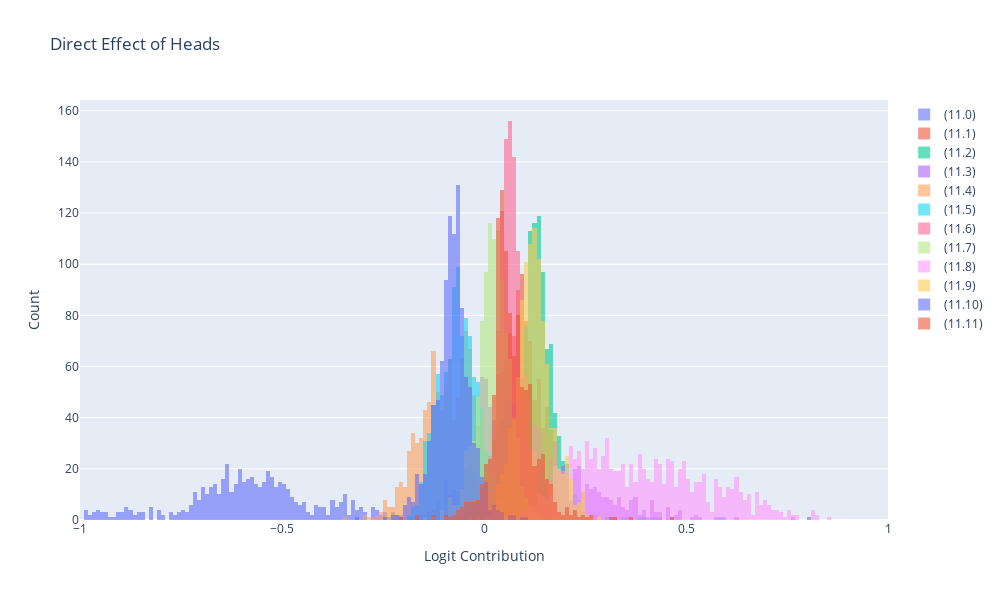

Notebook source saved alongside this figure:
### Code cell
# plot a histogram of the values of the direct effect at [11, 8] 
fig = go.Figure()

# set number of bins, and make graphs overlap
fig.update_layout(barmode='overlay', )


for i in range(12):
     fig.add_trace(
          go.Histogram(
               x=per_head_direct_effect[11, i, :].cpu(),
                    name=f"(11.{i})",
                    opacity = 0.6,
                    nbinsx= int(160 * (per_head_direct_effect[11, i, :].max().item() - per_head_direct_effect[11, i, :].min().item())),

          ),
          #row=1, col=1
     )

# add marginal


fig.update_layout(
     title="Direct Effect of Heads",
     xaxis_title="Logit Contribution",
     yaxis_title="Count",
     width=1000,
     height=600,
     
     #coloraxis=dict(colorbar_ticksuffix = "%"),
     #facet_col=0,
     #facet_labels=["Direct Effect of Heads"],
     #border=True,
)
# update x-axis range
fig.update_xaxes(range=[-1, 1])
fig.show()

### Figure 1 — Plotly figure (JSON) as saved in the notebook; plotly's stock layout.template omitted (floating-point values rounded to 4 significant figures; data arrays with more than 128 entries replaced by an {"elided": "..."} marker saying what was removed)
{"data": [{"name": "(11.0)", "nbinsx": 363, "opacity": 0.6, "type": "histogram", "x": {"elided": "1024 float values"}}, {"name": "(11.1)", "nbinsx": 56, "opacity": 0.6, "type": "histogram", "x": {"elided": "1024 float values"}}, {"name": "(11.2)", "nbinsx": 73, "opacity": 0.6, "type": "histogram", "x": {"elided": "1024 float values"}}, {"name": "(11.3)", "nbinsx": 125, "opacity": 0.6, "type": "histogram", "x": {"elided": "1024 float values"}}, {"name": "(11.4)", "nbinsx": 61, "opacity": 0.6, "type": "histogram", "x": {"elided": "1024 float values"}}, {"name": "(11.5)", "nbinsx": 46, "opacity": 0.6, "type": "histogram", "x": {"elided": "1024 float values"}}, {"name": "(11.6)", "nbinsx": 48, "opacity": 0.6, "type": "histogram", "x": {"elided": "1024 float values"}}, {"name": "(11.7)", "nbinsx": 50, "opacity": 0.6, "type": "histogram", "x": {"elided": "1024 float values"}}, {"name": "(11.8)", "nbinsx": 1154, "opacity": 0.6, "type": "histogram", "x": {"elided": "1024 float values"}}, {"name": "(11.9)", "nbinsx": 49, "opacity": 0.6, "type": "histogram", "x": {"elided": "1024 float values"}}, {"name": "(11.10)", "nbinsx": 67, "opacity": 0.6, "type": "histogram", "x": {"elided": "1024 float values"}}, {"name": "(11.11)", "nbinsx": 107, "opacity": 0.6, "type": "histogram", "x": {"elided": "1024 float values"}}], "layout": {"barmode": "overlay", "height": 600, "title": {"text": "Direct Effect of Heads"}, "width": 1000, "xaxis": {"range": [-1, 1], "title": {"text": "Logit Contribution"}}, "yaxis": {"title": {"text": "Count"}}}}
